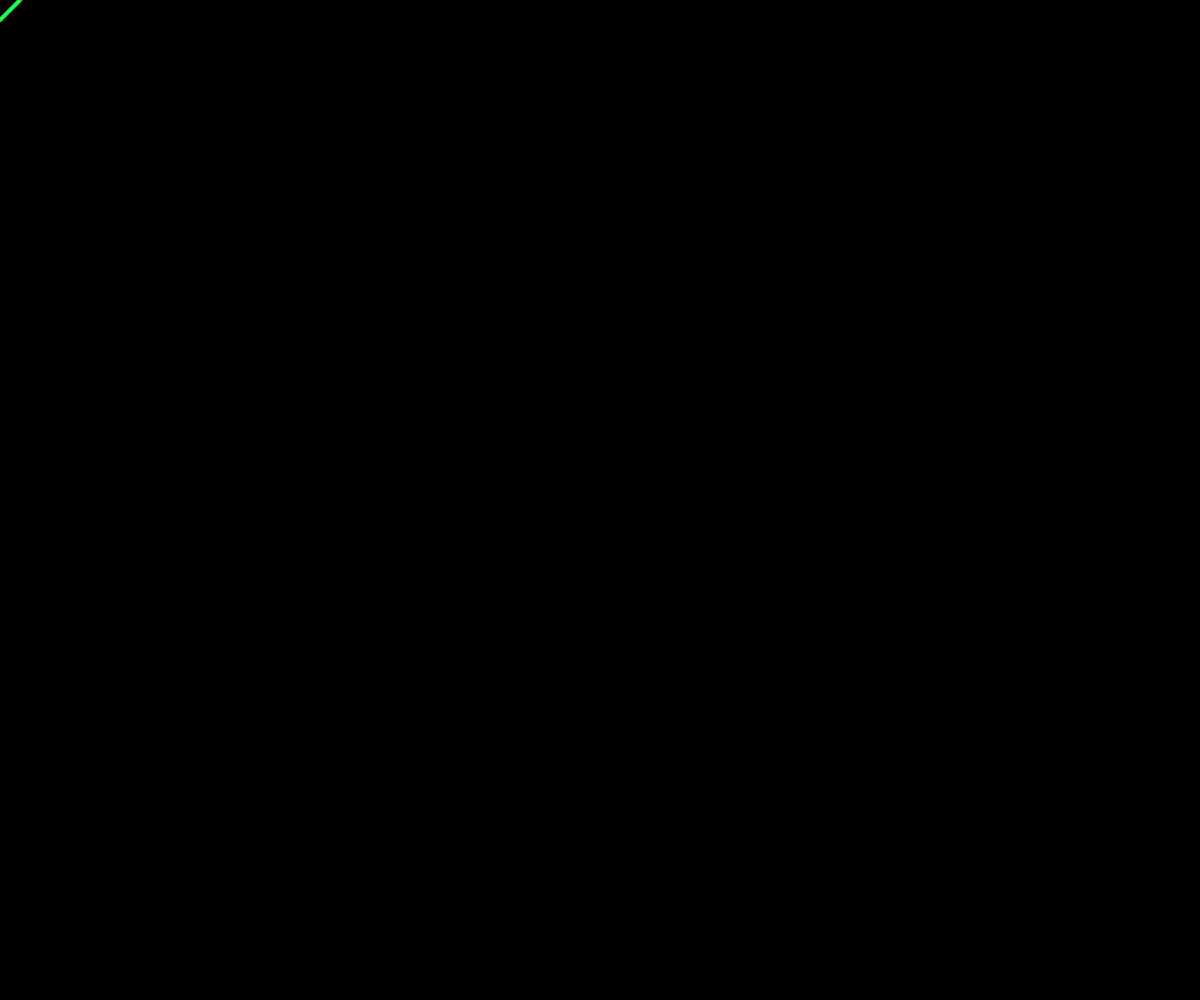
Frame 1 (no input)
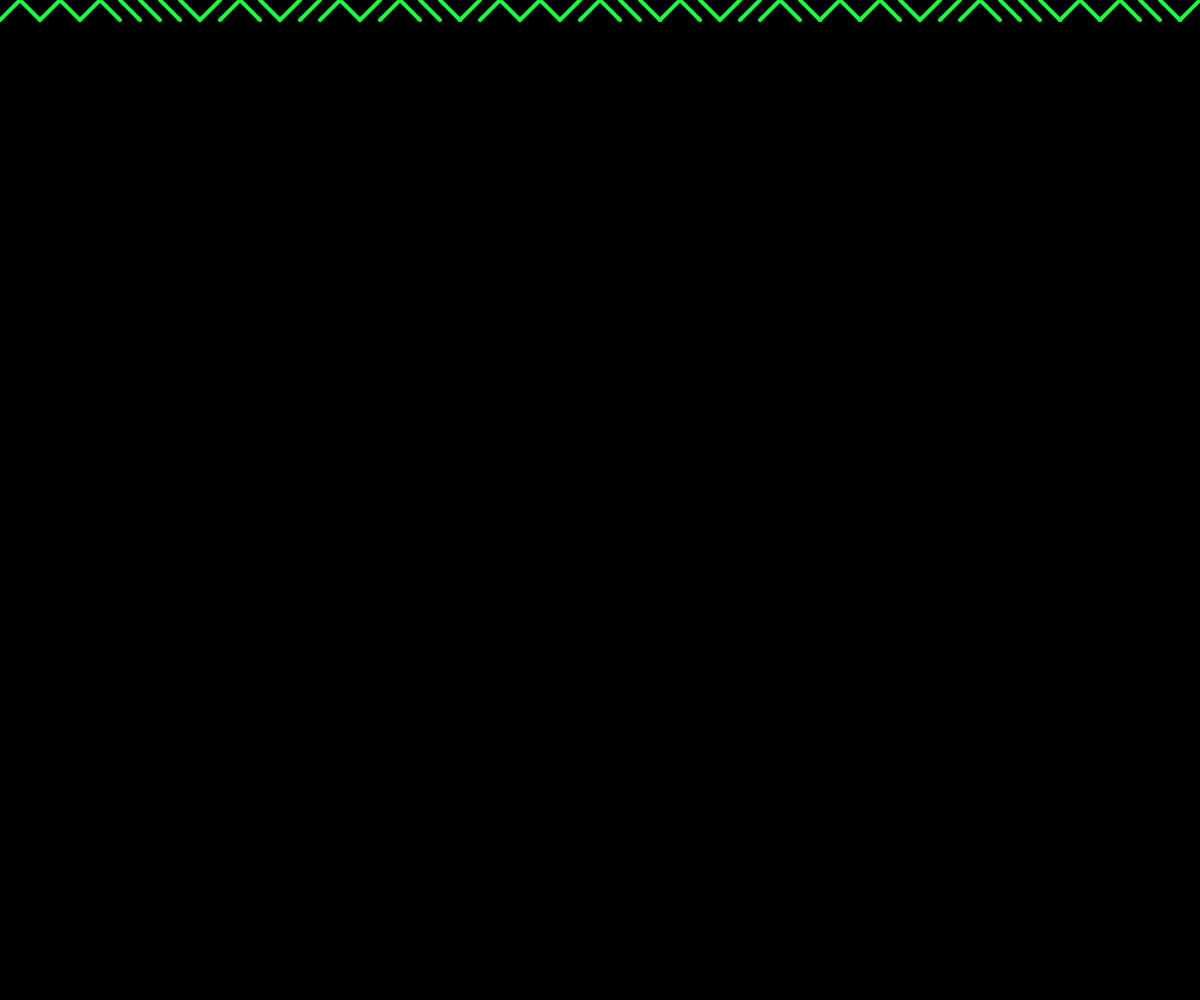
Frame 60 (no input)
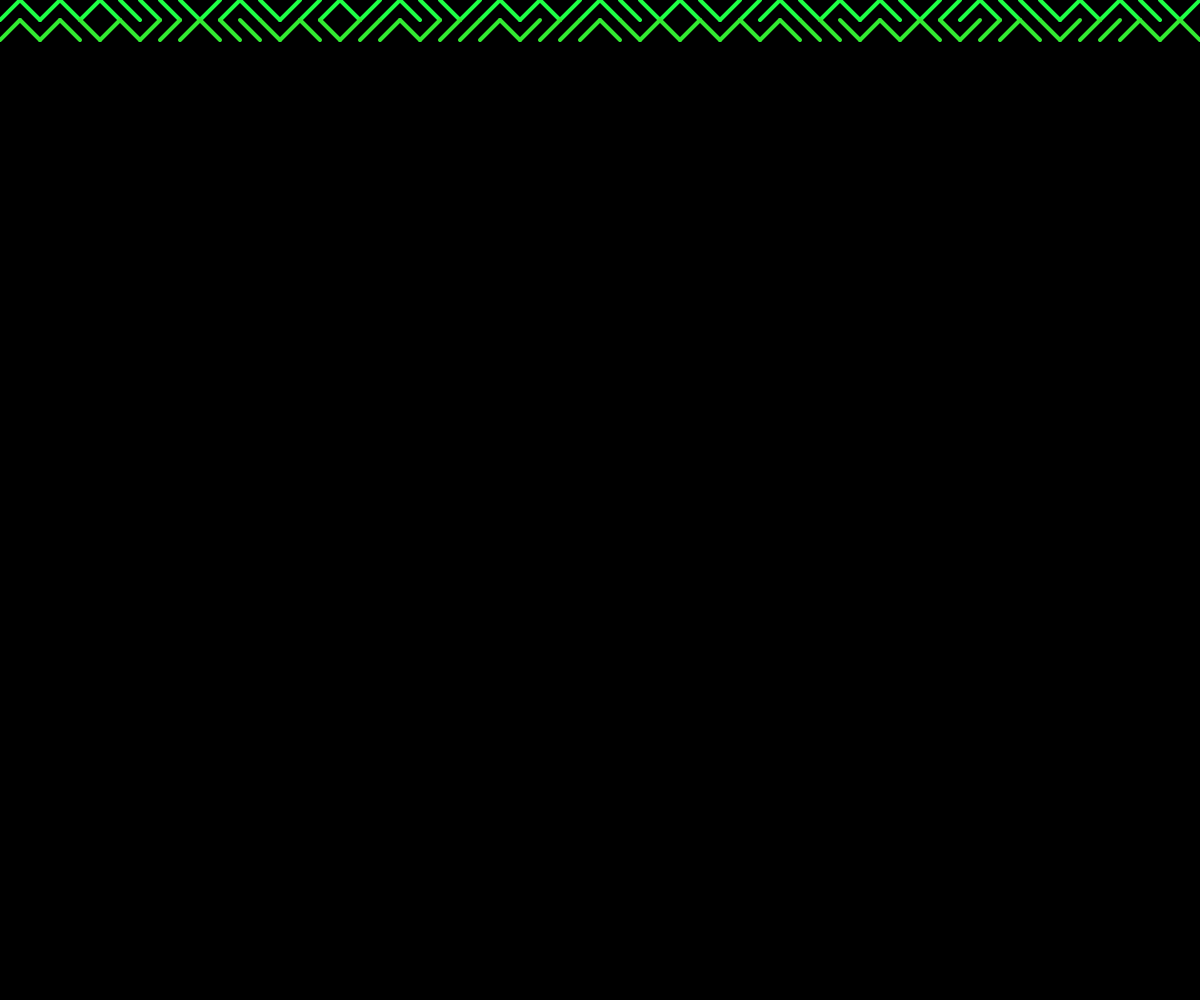
Frame 120 (the mouse pressed at the canvas centre since frame 60)

The p5.js sketch that drew these frames (run headless with seeded random() and noise() and a simulated clock; from frame 60 on, the mouse is pressed at the canvas centre):

// p5.js sketch
// ── sketch.js
let space = 20;
let r = 30;
let g = 255;
let b = 70;
let x = 0;
let y = 0;

function setup(){
	createCanvas(windowWidth, windowHeight);
	background(0);
}

function draw(){
	stroke(r,g,b);
	strokeWeight(4);
	fill(255);
	
	if(random(1) < 0.5){
	line(x, y, x + space, y + space);
	}else{
		line(x + space, y, x, y + space);
	}

	x+= space;

	if(y >= windowHeight / 2 && x >= windowWidth){
		x = 0;
		y += space;
		r -= 30;
		b += 30;
		g += 20;
		console.log(true);
	}else if(x >= windowWidth){
		x = 0;
		y += space;
		r += 20;
		g -= 20;
		b -= 20;
	}

}
